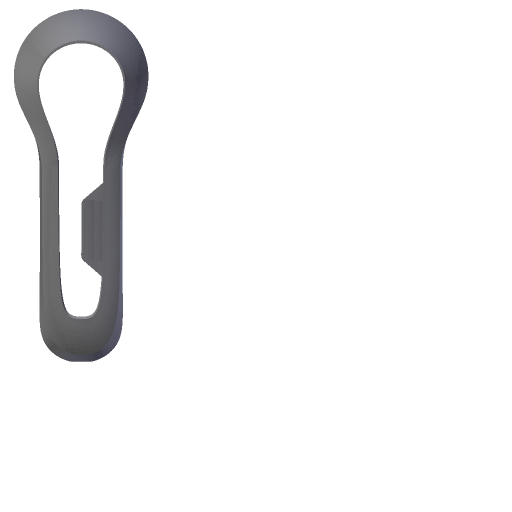
#> input picture assets/panda/visual/colors.png, 1024 x 1024 px (shown at 1/2 size)
$ python -i data_augmentation.py   (imports and definitions only)
#> lines starting #> are read from the running program, lines starting #| are printed output that depends on the picture
import torch
import random
import numpy as np
import cv2

# My Libraries
from . import utilities as util_


##### Useful Utilities #####

# [145 lines left out: functions array_to_tensor, translate, rotate, add_noise_to_depth, add_noise_to_xyz, dropout_random_ellipses and 2 more, not called in this run]

def random_color_warp(image, d_h=None, d_s=None, d_l=None):
    """ Given an RGB image [H x W x 3], add random hue, saturation and luminosity to the image

        Code adapted from: https://github.com/yuxng/PoseCNN/blob/master/lib/utils/blob.py
    """
    H, W, _ = image.shape
#> H = 1024; W = 1024

    image_color_warped = np.zeros_like(image)

    # Set random hue, luminosity and saturation which ranges from -0.1 to 0.1
    if d_h is None:
        d_h = (random.random() - 0.5) * 0.2 * 256
    if d_l is None:
        d_l = (random.random() - 0.5) * 0.2 * 256
    if d_s is None:
        d_s = (random.random() - 0.5) * 0.2 * 256

    # Convert the RGB to HLS
    hls = cv2.cvtColor(image.round().astype(np.uint8), cv2.COLOR_RGB2HLS)
#> hls: shape (1024, 1024, 3); mean of channels 0, 1, 2 6.4, 243.4, 0.5
    h, l, s = cv2.split(hls)
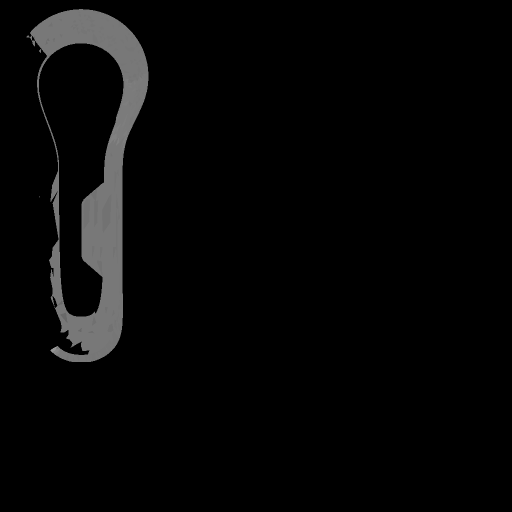
#> h: shape (1024, 1024) (shown at 1/2 size); min 0, max 150, mean 6.4
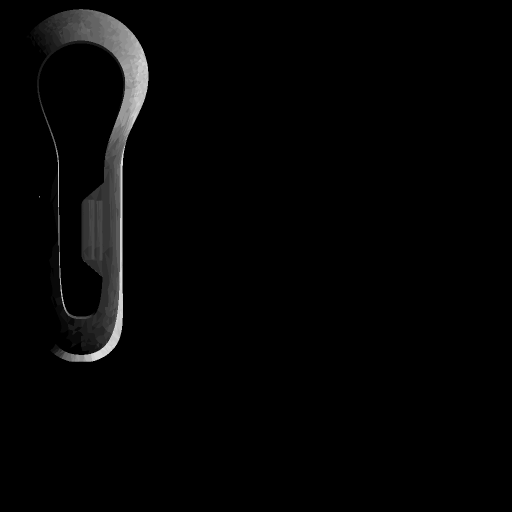
#> s: shape (1024, 1024) (shown at 1/2 size); min 0, max 28, mean 0.5; drawn with min black and max white

    # Add the values to the image H, L, S
    new_h = (np.round((h + d_h)) % 256).astype(np.uint8)
    new_l = np.round(np.clip(l + d_l, 0, 255)).astype(np.uint8)
    new_s = np.round(np.clip(s + d_s, 0, 255)).astype(np.uint8)
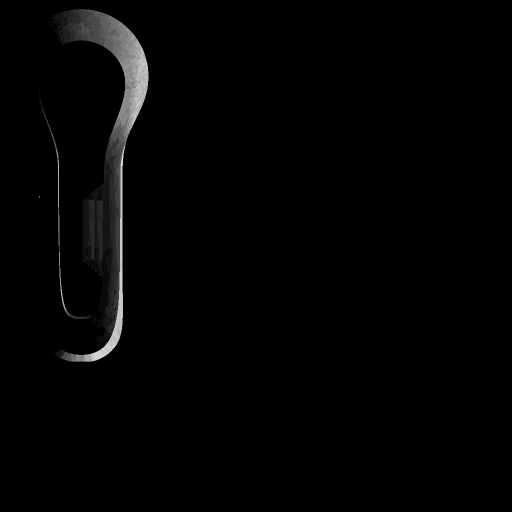
#> new_s: shape (1024, 1024) (shown at 1/2 size); min 0, max 24, mean 0.3; drawn with min black and max white

    # Convert the HLS to RGB
    new_hls = cv2.merge((new_h, new_l, new_s)).astype(np.uint8)
#> new_hls: shape (1024, 1024, 3); mean of channels 0, 1, 2 24.4, 244.4, 0.3
    new_im = cv2.cvtColor(new_hls, cv2.COLOR_HLS2RGB)

    image_color_warped = new_im.astype(np.float32)

    return image_color_warped

# [340 lines left out: functions random_horizontal_flip, random_morphological_transform, random_ellipses, random_translation, random_rotation, random_cut and 1 more, not called in this run]

>>> import cv2
>>> picture = cv2.cvtColor(cv2.imread('../../assets/panda/visual/colors.png'), cv2.COLOR_BGR2RGB)
>>> result = random_color_warp(picture)
